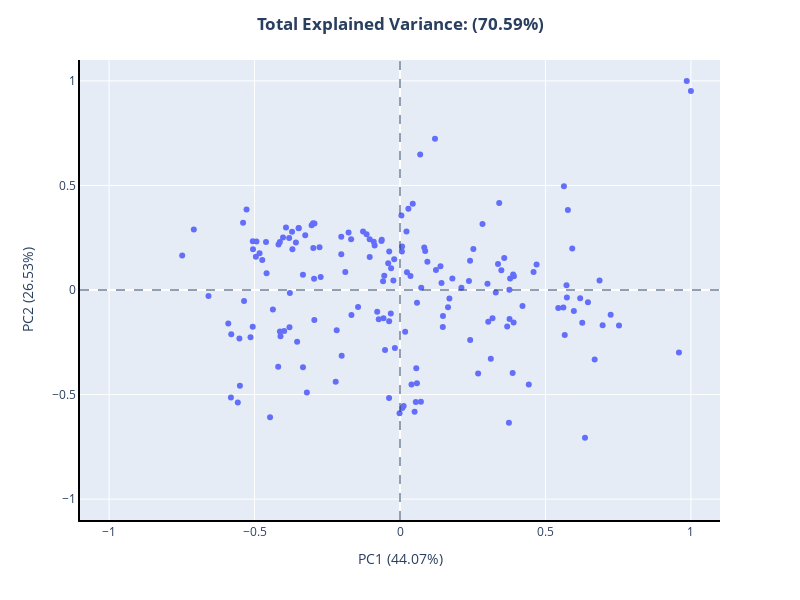

The code cell stored with this chart in its notebook:
### Markdown cell above
**PC1 axis** : positive relationship with gdp, political stability and food availability in contrast to population variation
**PC2 axis** : opposite relationship between import dependence and poultry self-sufficiency.

We will now put the countries on the first factorial axis.

### Code cell
# Graphical representation of countries on the first factorial axis

data = pd.DataFrame(score_pca, index = country, columns = ["PC" + str(i+1) for i in range(len(features))]).iloc[:,:n_comp]
data.reset_index(inplace=True)

# Select PCx :
a = 1
b = a+1

# Graph
PCa = data.iloc[:,a]
PCb = data.iloc[:,b]
PCa_var = 100*pca.explained_variance_ratio_[a-1]
PCb_var = 100*pca.explained_variance_ratio_[b-1]
total_var = PCa_var + PCb_var

fig = px.scatter(data, 
                x=PCa/PCa.max(), 
                y=PCb/PCb.max(), 
                hover_name = data['Zone'],
                labels = {
                    "x" : f'PC{a} ({PCa_var:.2f}%)',
                    "y" : f'PC{b} ({PCb_var:.2f}%)'
                },
                width = 800, height = 600
                )
fig.update_xaxes(showline=True, linewidth=2, linecolor='black')             # Axis line in black
fig.update_yaxes(showline=True, linewidth=2, linecolor='black')

fig.add_hline(y=0, line_width = 2, line_dash = 'dash', opacity = .5)
fig.add_vline(x=0, line_width = 2, line_dash = 'dash', opacity = .5)

fig.update_layout(title_text = f'<b>Total Explained Variance: ({total_var:.2f}%)</b>', 
                title_x = 0.5,
                yaxis_range = [-1.1,1.1],
                xaxis_range = [-1.1,1.1])
fig.show()

### Figure 1 — Plotly figure (JSON) as saved in the notebook; plotly's stock layout.template omitted (floating-point values rounded to 4 significant figures; data arrays with more than 128 entries replaced by an {"elided": "..."} marker saying what was removed)
{"data": [{"hovertemplate": "<b>%{hovertext}</b><br><br>PC1 (44.07%)=%{x}<br>PC2 (26.53%)=%{y}<extra></extra>", "hovertext": {"elided": "169 str values"}, "legendgroup": "", "marker": {"color": "#636efa", "symbol": "circle"}, "mode": "markers", "name": "", "orientation": "v", "showlegend": false, "type": "scatter", "x": {"elided": "169 float values"}, "xaxis": "x", "y": {"elided": "169 float values"}, "yaxis": "y"}], "layout": {"height": 600, "legend": {"tracegroupgap": 0}, "margin": {"t": 60}, "shapes": [{"line": {"dash": "dash", "width": 2}, "opacity": 0.5, "type": "line", "x0": 0, "x1": 1, "xref": "x domain", "y0": 0, "y1": 0, "yref": "y"}, {"line": {"dash": "dash", "width": 2}, "opacity": 0.5, "type": "line", "x0": 0, "x1": 0, "xref": "x", "y0": 0, "y1": 1, "yref": "y domain"}], "title": {"text": "<b>Total Explained Variance: (70.59%)</b>", "x": 0.5}, "width": 800, "xaxis": {"anchor": "y", "domain": [0, 1], "linecolor": "black", "linewidth": 2, "range": [-1.1, 1.1], "showline": true, "title": {"text": "PC1 (44.07%)"}}, "yaxis": {"anchor": "x", "domain": [0, 1], "linecolor": "black", "linewidth": 2, "range": [-1.1, 1.1], "showline": true, "title": {"text": "PC2 (26.53%)"}}}}
